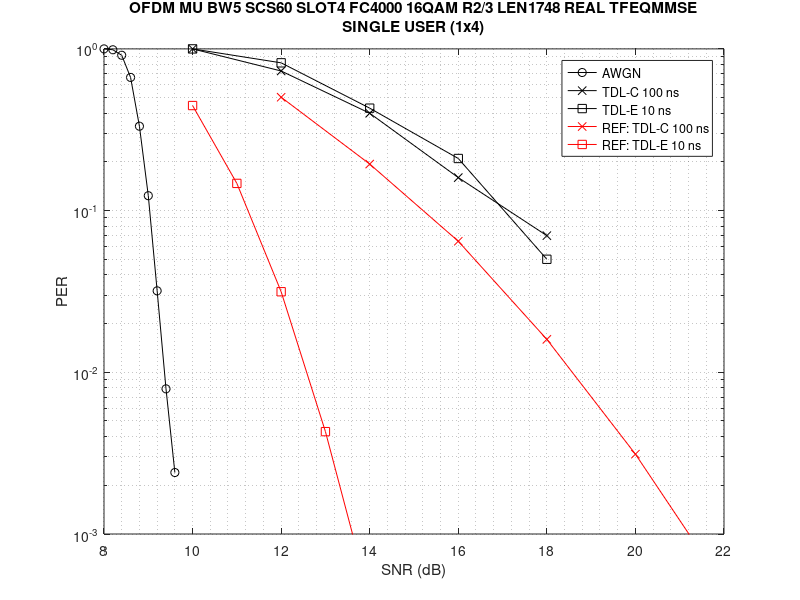

Write the MATLAB code that produced this figure.
% simulator: new_wave_lls
% commit: 
% bandwidth 5 MHz, subcarrier spacing 60 khz, 4 slots, single user, 1 rbs x 4 slot per user, code rate 2/3
% comment: to compare inter-simulator per performance
%   1. awgn vs. tdl-c 100 ns vs. tdl-e 10 ns
%   2. ofdm

%% ofdm / single user / short transmit block / partial spreading

% RUNNING CASE: OFDM MU BW5 SCS60 SLOT4 FC4000 AWGN MCS8 LEN1748 SIM10000 SNR8 REAL TFEQMMSE
per_case01 = [ ...
     8.0        401   1.000000
     8.2        406   0.987685
     8.4        439   0.913440
     8.6        602   0.666113
     8.8       1206   0.332504
     9.0       3243   0.123651
     9.2      10000   0.031900
     9.4      10000   0.007900
     9.6      10000   0.002400];

per_case02 = [ ...
    10.0        100   1.000000
    12.0        100   0.730000
    14.0        100   0.400000
    16.0        100   0.160000
    18.0        100   0.070000
    20.0        100   0.000000];

per_case03 = [ ...
    10.0        100   1.000000
    12.0        100   0.820000
    14.0        100   0.430000
    16.0        100   0.210000
    18.0        100   0.050000
    20.0        100   0.000000];

% REF: BW 5 MHz TDL-C 100 ns 16 QAM CR 2/3
per_case11 = [ ...
    12.0      10000   0.5024
    14.0      10000   0.194
    16.0      10000   0.06463
    18.0      10000   0.01598
    20.0      10000   0.003117
    22.0      10000   0.0004745];

% REF: BW 5 MHz TDL-E 10 ns 16 QAM CR 2/3
per_case12 = [ ...
    10.0      10000   0.4463
    11.0      10000   0.1473
    12.0      10000   0.03149
    13.0      10000   0.004296
    14.0      10000   0.0003964];

% basic graphs

figure
semilogy(per_case01(:,1),per_case01(:,3),'-ko'), hold on
semilogy(per_case02(:,1),per_case02(:,3),'-kx')
semilogy(per_case03(:,1),per_case03(:,3),'-ks')
semilogy(per_case11(:,1),per_case11(:,3),'-rx')
semilogy(per_case12(:,1),per_case12(:,3),'-rs'), hold off
grid minor
title({'OFDM MU BW5 SCS60 SLOT4 FC4000 16QAM R2/3 LEN1748 REAL TFEQMMSE';'SINGLE USER (1x4)'})
xlabel('SNR (dB)'), ylabel('PER')
legend('AWGN', 'TDL-C 100 ns', 'TDL-E 10 ns', 'REF: TDL-C 100 ns', 'REF: TDL-E 10 ns')
axis([8 22 1e-3 1])

% figure
% semilogy(per_case05(:,1),per_case05(:,3),'-ko'), hold on
% semilogy(per_case06(:,1),per_case06(:,3),'-kx')
% semilogy(per_case07(:,1),per_case07(:,3),'-ks')
% semilogy(per_case08(:,1),per_case08(:,3),'-k^'), hold off
% grid minor
% title({'OTFS BW10 SCS60 SLOT4 FC4000 DS0.01 TDLE MCS8 LEN964 REAL TFEQMMSE';'SINGLE USER (3x1)'})
% xlabel('SNR (dB)'), ylabel('PER')
% legend('V3', 'V120', 'V200', 'V500')
% axis([-1 19 1e-3 1])
% 
% figure
% semilogy(per_case09(:,1),per_case09(:,3),'-ko'), hold on
% semilogy(per_case10(:,1),per_case10(:,3),'-kx')
% semilogy(per_case11(:,1),per_case11(:,3),'-ks')
% semilogy(per_case12(:,1),per_case12(:,3),'-k^')
% semilogy(per_case09(:,1),per_case09(:,4),'-bo')
% semilogy(per_case10(:,1),per_case10(:,4),'-bx')
% semilogy(per_case11(:,1),per_case11(:,4),'-bs')
% semilogy(per_case12(:,1),per_case12(:,4),'-b^')
% semilogy(per_case09(:,1),per_case09(:,5),'-ro')
% semilogy(per_case10(:,1),per_case10(:,5),'-rx')
% semilogy(per_case11(:,1),per_case11(:,5),'-rs')
% semilogy(per_case12(:,1),per_case12(:,5),'-r^')
% semilogy(per_case09(:,1),per_case09(:,6),'-go')
% semilogy(per_case10(:,1),per_case10(:,6),'-gx')
% semilogy(per_case11(:,1),per_case11(:,6),'-gs')
% semilogy(per_case12(:,1),per_case12(:,6),'-g^'), hold off
% grid minor
% title({'OTFS BW10 SCS60 SLOT4 FC4000 DS0.1 TDLC MCS8 LEN964 REAL TFEQMMSE'; '4 USERS (3x1)'})
% xlabel('SNR (dB)'), ylabel('PER')
% legend('V3', 'V120', 'V200', 'V500')
% axis([-1 19 1e-3 1])
% 
% figure
% semilogy(per_case13(:,1),per_case13(:,3),'-ko'), hold on
% semilogy(per_case14(:,1),per_case14(:,3),'-kx')
% semilogy(per_case15(:,1),per_case15(:,3),'-ks')
% semilogy(per_case16(:,1),per_case16(:,3),'-k^')
% semilogy(per_case13(:,1),per_case13(:,4),'-bo')
% semilogy(per_case14(:,1),per_case14(:,4),'-bx')
% semilogy(per_case15(:,1),per_case15(:,4),'-bs')
% semilogy(per_case16(:,1),per_case16(:,4),'-b^')
% semilogy(per_case13(:,1),per_case13(:,5),'-ro')
% semilogy(per_case14(:,1),per_case14(:,5),'-rx')
% semilogy(per_case15(:,1),per_case15(:,5),'-rs')
% semilogy(per_case16(:,1),per_case16(:,5),'-r^')
% semilogy(per_case13(:,1),per_case13(:,6),'-go')
% semilogy(per_case14(:,1),per_case14(:,6),'-gx')
% semilogy(per_case15(:,1),per_case15(:,6),'-gs')
% semilogy(per_case16(:,1),per_case16(:,6),'-g^'), hold off
% grid minor
% title({'OTFS BW10 SCS60 SLOT4 FC4000 DS0.01 TDLE MCS8 LEN964 REAL TFEQMMSE'; '4 USERS (3x1)'})
% xlabel('SNR (dB)'), ylabel('PER')
% legend('V3', 'V120', 'V200', 'V500')
% axis([-1 19 1e-3 1])
% 
% figure
% semilogy(per_case17(:,1),per_case17(:,3),'-ko'), hold on
% semilogy(per_case18(:,1),per_case18(:,3),'-kx')
% semilogy(per_case19(:,1),per_case19(:,3),'-ks')
% semilogy(per_case20(:,1),per_case20(:,3),'-k^'), hold off
% grid minor
% title({'OTFS BW10 SCS60 SLOT4 FC4000 DS0.1 TDLC MCS8 LEN6120 REAL TFEQMMSE'; 'SINGLE USER (3x1)'})
% xlabel('SNR (dB)'), ylabel('PER')
% legend('V3', 'V120', 'V200', 'V500')
% axis([-1 19 1e-3 1])
% 
% figure
% semilogy(per_case21(:,1),per_case21(:,3),'-ko'), hold on
% semilogy(per_case22(:,1),per_case22(:,3),'-kx')
% semilogy(per_case23(:,1),per_case23(:,3),'-ks')
% semilogy(per_case24(:,1),per_case24(:,3),'-k^'), hold off
% grid minor
% title({'OTFS BW10 SCS60 SLOT4 FC4000 DS0.01 TDLE MCS8 LEN6120 REAL TFEQMMSE'; 'SINGLE USER (3x1)'})
% xlabel('SNR (dB)'), ylabel('PER')
% legend('V3', 'V120', 'V200', 'V500')
% axis([-1 19 1e-3 1])
% 
% figure
% semilogy(per_case25(:,1),per_case25(:,3),'-ko'), hold on
% semilogy(per_case26(:,1),per_case26(:,3),'-kx')
% semilogy(per_case27(:,1),per_case27(:,3),'-ks')
% semilogy(per_case28(:,1),per_case28(:,3),'-k^'), hold off
% grid minor
% title({'OFDM BW10 SCS60 SLOT4 FC4000 DS0.1 TDLC MCS8 LEN6120 REAL TFEQMMSE'; 'SINGLE USER (3x1)'})
% xlabel('SNR (dB)'), ylabel('PER')
% legend('V3', 'V120', 'V200', 'V500')
% axis([-1 19 1e-3 1])
% 
% figure
% semilogy(per_case29(:,1),per_case29(:,3),'-ko'), hold on
% semilogy(per_case30(:,1),per_case30(:,3),'-kx')
% semilogy(per_case31(:,1),per_case31(:,3),'-ks')
% semilogy(per_case32(:,1),per_case32(:,3),'-k^'), hold off
% grid minor
% title({'OFDM BW10 SCS60 SLOT4 FC4000 DS0.01 TDLE MCS8 LEN6120 REAL TFEQMMSE'; 'SINGLE USER (3x1)'})
% xlabel('SNR (dB)'), ylabel('PER')
% legend('V3', 'V120', 'V200', 'V500')
% axis([-1 19 1e-3 1])
% 
% figure
% semilogy(per_case33(:,1),per_case33(:,3),'-ko'), hold on
% semilogy(per_case34(:,1),per_case34(:,3),'-kx')
% semilogy(per_case35(:,1),per_case35(:,3),'-ks')
% semilogy(per_case36(:,1),per_case36(:,3),'-k^'), hold off
% grid minor
% title({'OTFS BW10 SCS60 SLOT4 FC4000 DS0.1 TDLC MCS8 LEN6120 REAL TFEQMMSE'; 'SINGLE USER (FULL)'})
% xlabel('SNR (dB)'), ylabel('PER')
% legend('V3', 'V120', 'V200', 'V500')
% axis([-1 19 1e-3 1])
% 
% figure
% semilogy(per_case37(:,1),per_case37(:,3),'-ko'), hold on
% semilogy(per_case38(:,1),per_case38(:,3),'-kx')
% semilogy(per_case39(:,1),per_case39(:,3),'-ks')
% semilogy(per_case40(:,1),per_case40(:,3),'-k^'), hold off
% grid minor
% title({'OTFS BW10 SCS60 SLOT4 FC4000 DS0.01 TDLE MCS8 LEN6120 REAL TFEQMMSE'; 'SINGLE USER (FULL)'})
% xlabel('SNR (dB)'), ylabel('PER')
% legend('V3', 'V120', 'V200', 'V500')
% axis([-1 19 1e-3 1])

% more graphs
% 
% figure
% semilogy(per_case17(:,1),per_case17(:,3),'-ko'), hold on
% semilogy(per_case09(:,1),per_case09(:,3),':ko')
% semilogy(per_case09(:,1),per_case09(:,4),':bo')
% semilogy(per_case09(:,1),per_case09(:,5),':ro')
% semilogy(per_case09(:,1),per_case09(:,6),':go'), hold off
% grid minor
% title({'SINGLE-USER VS MULTI-USER, RESOURCE: 3x1, LONG CB, 3 km/h';'(OTFS BW10 SCS60 SLOT4 FC4000 DS0.1 TDLC MCS8 LEN6120 REAL TFEQMMSE)'})
% xlabel('SNR (dB)'), ylabel('PER')
% legend('SINGLE-USER', 'USER 1 OF 4', 'USER 2 OF 4', 'USER 3 OF 4', 'USER 4 OF 4')
% axis([-1 19 1e-3 1])
% 
% figure
% semilogy(per_case20(:,1),per_case20(:,3),'-ko'), hold on
% semilogy(per_case12(:,1),per_case12(:,3),':kx')
% semilogy(per_case12(:,1),per_case12(:,4),':bx')
% semilogy(per_case12(:,1),per_case12(:,5),':rx')
% semilogy(per_case12(:,1),per_case12(:,6),':gx'), hold off
% grid minor
% title({'SINGLE-USER VS MULTI-USER, RESOURCE: 3x1, LONG CB, 500 km/h';'(OTFS BW10 SCS60 SLOT4 FC4000 DS0.1 TDLC MCS8 LEN6120 REAL TFEQMMSE)'})
% xlabel('SNR (dB)'), ylabel('PER')
% legend('SINGLE-USER', 'USER 1 OF 4', 'USER 2 OF 4', 'USER 3 OF 4', 'USER 4 OF 4')
% axis([-1 19 1e-3 1])
% 
% figure
% semilogy(per_case21(:,1),per_case21(:,3),'-ko'), hold on
% semilogy(per_case13(:,1),per_case13(:,3),':ko')
% semilogy(per_case13(:,1),per_case13(:,4),':bo')
% semilogy(per_case13(:,1),per_case13(:,5),':ro')
% semilogy(per_case13(:,1),per_case13(:,6),':go'), hold off
% grid minor
% title({'SINGLE-USER VS MULTI-USER, RESOURCE: 3x1, LONG CB, 3 km/h';'(OTFS BW10 SCS60 SLOT4 FC4000 DS0.01 TDLE MCS8 LEN6120 REAL TFEQMMSE)'})
% xlabel('SNR (dB)'), ylabel('PER')
% legend('SINGLE-USER', 'USER 1 OF 4', 'USER 2 OF 4', 'USER 3 OF 4', 'USER 4 OF 4')
% axis([-1 19 1e-3 1])
% 
% figure
% semilogy(per_case24(:,1),per_case24(:,3),'-ko'), hold on
% semilogy(per_case16(:,1),per_case16(:,3),':kx')
% semilogy(per_case16(:,1),per_case16(:,4),':bx')
% semilogy(per_case16(:,1),per_case16(:,5),':rx')
% semilogy(per_case16(:,1),per_case16(:,6),':gx'), hold off
% grid minor
% title({'SINGLE-USER VS MULTI-USER, RESOURCE: 3x1, LONG CB, 500 km/h';'(OTFS BW10 SCS60 SLOT4 FC4000 DS0.01 TDLE MCS8 LEN6120 REAL TFEQMMSE)'})
% xlabel('SNR (dB)'), ylabel('PER')
% legend('SINGLE-USER', 'USER 1 OF 4', 'USER 2 OF 4', 'USER 3 OF 4', 'USER 4 OF 4')
% axis([-1 19 1e-3 1])
% 
% figure
% semilogy(per_case01(:,1),per_case01(:,3),'-ko'), hold on
% semilogy(per_case02(:,1),per_case02(:,3),'-kx')
% semilogy(per_case03(:,1),per_case03(:,3),'-ks')
% semilogy(per_case04(:,1),per_case04(:,3),'-k^')
% semilogy(per_case17(:,1),per_case17(:,3),'-ro')
% semilogy(per_case18(:,1),per_case18(:,3),'-rx')
% semilogy(per_case19(:,1),per_case19(:,3),'-rs')
% semilogy(per_case20(:,1),per_case20(:,3),'-r^'), hold off
% grid minor
% title({'SHORT CODE BLOCK VS LONG CODE BLOCK, RESOURCE: 3x1, SINGLE USER';'(OTFS BW10 SCS60 SLOT4 FC4000 DS0.1 TDLC MCS8 REAL TFEQMMSE)'})
% xlabel('SNR (dB)'), ylabel('PER')
% legend('V3 (SHORT CB)', 'V120 (SHORT CB)', 'V200 (SHORT CB)', 'V500 (SHORT CB)', 'V3 (LONG CB)', 'V120 (LONG CB)', 'V200 (LONG CB)', 'V500 (LONG CB)')
% axis([-1 19 1e-3 1])
% 
% figure
% semilogy(per_case05(:,1),per_case05(:,3),'-ko'), hold on
% semilogy(per_case06(:,1),per_case06(:,3),'-kx')
% semilogy(per_case07(:,1),per_case07(:,3),'-ks')
% semilogy(per_case08(:,1),per_case08(:,3),'-k^')
% semilogy(per_case21(:,1),per_case21(:,3),'-ro')
% semilogy(per_case22(:,1),per_case22(:,3),'-rx')
% semilogy(per_case23(:,1),per_case23(:,3),'-rs')
% semilogy(per_case24(:,1),per_case24(:,3),'-r^'), hold off
% grid minor
% title({'SHORT CODE BLOCK VS LONG CODE BLOCK, RESOURCE: 3x1, SINGLE USER';'(OTFS BW10 SCS60 SLOT4 FC4000 DS0.01 TDLE MCS8 REAL TFEQMMSE)'})
% xlabel('SNR (dB)'), ylabel('PER')
% legend('V3 (SHORT CB)', 'V120 (SHORT CB)', 'V200 (SHORT CB)', 'V500 (SHORT CB)', 'V3 (LONG CB)', 'V120 (LONG CB)', 'V200 (LONG CB)', 'V500 (LONG CB)')
% axis([-1 19 1e-3 1])
% 
% figure
% semilogy(per_case17(:,1),per_case17(:,3),'-bo'), hold on
% semilogy(per_case18(:,1),per_case18(:,3),'-bx')
% semilogy(per_case19(:,1),per_case19(:,3),'-bs')
% semilogy(per_case20(:,1),per_case20(:,3),'-b^')
% semilogy(per_case25(:,1),per_case25(:,3),'-ro')
% semilogy(per_case26(:,1),per_case26(:,3),'-rx')
% semilogy(per_case27(:,1),per_case27(:,3),'-rs')
% semilogy(per_case28(:,1),per_case28(:,3),'-r^'), hold off
% grid minor
% title({'OFDM VS OTFS, RESOURCE: 3x1, LONG CB, SINGLE USER';'(BW10 SCS60 SLOT4 FC4000 DS0.1 TDLC MCS8 LEN6120 REAL TFEQMMSE)'})
% xlabel('SNR (dB)'), ylabel('PER')
% legend('OTFS V3', 'OTFS V120', 'OTFS V200', 'OTFS V500', 'OFDM V3', 'OFDM V120', 'OFDM V200', 'OFDM V500')
% axis([-1 19 1e-3 1])
% 
% figure
% semilogy(per_case21(:,1),per_case21(:,3),'-bo'), hold on
% semilogy(per_case22(:,1),per_case22(:,3),'-bx')
% semilogy(per_case23(:,1),per_case23(:,3),'-bs')
% semilogy(per_case24(:,1),per_case24(:,3),'-b^')
% semilogy(per_case29(:,1),per_case29(:,3),'-ro')
% semilogy(per_case30(:,1),per_case30(:,3),'-rx')
% semilogy(per_case31(:,1),per_case31(:,3),'-rs')
% semilogy(per_case32(:,1),per_case32(:,3),'-r^'), hold off
% grid minor
% title({'OFDM VS OTFS, RESOURCE: 3x1, LONG CB, SINGLE USER';'(BW10 SCS60 SLOT4 FC4000 DS0.01 TDLE MCS8 LEN6120 REAL TFEQMMSE)'})
% xlabel('SNR (dB)'), ylabel('PER')
% legend('OTFS V3', 'OTFS V120', 'OTFS V200', 'OTFS V500', 'OFDM V3', 'OFDM V120', 'OFDM V200', 'OFDM V500')
% axis([-1 19 1e-3 1])
% 
% figure
% semilogy(per_case17(:,1),per_case17(:,3),'-bo'), hold on
% semilogy(per_case18(:,1),per_case18(:,3),'-bx')
% semilogy(per_case19(:,1),per_case19(:,3),'-bs')
% semilogy(per_case20(:,1),per_case20(:,3),'-b^')
% semilogy(per_case33(:,1),per_case33(:,3),'-ro')
% semilogy(per_case34(:,1),per_case34(:,3),'-rx')
% semilogy(per_case35(:,1),per_case35(:,3),'-rs')
% semilogy(per_case36(:,1),per_case36(:,3),'-r^'), hold off
% grid minor
% title({'FULL SPREAD(11x4) VS PARTIAL SPREAD(3x1), LONG CB, SINGLE USER';'(OTFS BW10 SCS60 SLOT4 FC4000 DS0.1 TDLC MCS8 LEN6120 REAL TFEQMMSE)'})
% xlabel('SNR (dB)'), ylabel('PER')
% legend('PARTIAL V3', 'PARTIAL V120', 'PARTIAL V200', 'PARTIAL V500', 'FULL V3', 'FULL V120', 'FULL V200', 'FULL V500')
% axis([-1 19 1e-3 1])
% 
% figure
% semilogy(per_case21(:,1),per_case21(:,3),'-bo'), hold on
% semilogy(per_case22(:,1),per_case22(:,3),'-bx')
% semilogy(per_case23(:,1),per_case23(:,3),'-bs')
% semilogy(per_case24(:,1),per_case24(:,3),'-b^')
% semilogy(per_case37(:,1),per_case37(:,3),'-ro')
% semilogy(per_case38(:,1),per_case38(:,3),'-rx')
% semilogy(per_case39(:,1),per_case39(:,3),'-rs')
% semilogy(per_case40(:,1),per_case40(:,3),'-r^'), hold off
% grid minor
% title({'FULL SPREAD(11x4) VS PARTIAL SPREAD(3x1), LONG CB, SINGLE USER';'(OTFS BW10 SCS60 SLOT4 FC4000 DS0.01 TDLE MCS8 LEN6120 REAL TFEQMMSE)'})
% xlabel('SNR (dB)'), ylabel('PER')
% legend('PARTIAL V3', 'PARTIAL V120', 'PARTIAL V200', 'PARTIAL V500', 'FULL V3', 'FULL V120', 'FULL V200', 'FULL V500')
% axis([-1 19 1e-3 1])
% 
% figure
% semilogy(per_case17(:,1),per_case17(:,3),'-bo'), hold on
% semilogy(per_case18(:,1),per_case18(:,3),'-bx')
% semilogy(per_case19(:,1),per_case19(:,3),'-bs')
% semilogy(per_case20(:,1),per_case20(:,3),'-b^')
% semilogy(per_case41(:,1),per_case41(:,3),'-ro')
% semilogy(per_case42(:,1),per_case42(:,3),'-rx')
% semilogy(per_case43(:,1),per_case43(:,3),'-rs')
% semilogy(per_case44(:,1),per_case44(:,3),'-r^'), hold off
% grid minor
% title({'WRONG NOISE POWER SETTING VS CORRECT NOISE POWER SETTING, RESOURCE: 3x1, LONG CB, SINGLE USER';'(OTFS BW10 SCS60 SLOT4 FC4000 DS0.1 TDLC MCS8 LEN6120 REAL TFEQMMSE)'})
% xlabel('SNR (dB)'), ylabel('PER')
% legend('CORRECT V3', 'CORRECT V120', 'CORRECT V200', 'CORRECT V500', 'WRONG V3', 'WRONG V120', 'WRONG V200', 'WRONG V500')
% axis([-1 19 1e-3 1])
% 
% figure
% semilogy(per_case21(:,1),per_case21(:,3),'-bo'), hold on
% semilogy(per_case22(:,1),per_case22(:,3),'-bx')
% semilogy(per_case23(:,1),per_case23(:,3),'-bs')
% semilogy(per_case24(:,1),per_case24(:,3),'-b^')
% semilogy(per_case45(:,1),per_case45(:,3),'-ro')
% semilogy(per_case46(:,1),per_case46(:,3),'-rx')
% semilogy(per_case47(:,1),per_case47(:,3),'-rs')
% semilogy(per_case48(:,1),per_case48(:,3),'-r^'), hold off
% grid minor
% title({'WRONG NOISE POWER SETTING VS CORRECT NOISE POWER SETTING, RESOURCE: 3x1, LONG CB, SINGLE USER';'(OTFS BW10 SCS60 SLOT4 FC4000 DS0.01 TDLE MCS8 LEN6120 REAL TFEQMMSE)'})
% xlabel('SNR (dB)'), ylabel('PER')
% legend('CORRECT V3', 'CORRECT V120', 'CORRECT V200', 'CORRECT V500', 'WRONG V3', 'WRONG V120', 'WRONG V200', 'WRONG V500')
% axis([-1 19 1e-3 1])
% 
% figure
% semilogy(per_case25(:,1),per_case25(:,3),'-bo'), hold on
% semilogy(per_case26(:,1),per_case26(:,3),'-bx')
% semilogy(per_case27(:,1),per_case27(:,3),'-bs')
% semilogy(per_case28(:,1),per_case28(:,3),'-b^')
% semilogy(per_case49(:,1),per_case49(:,3),'-ro')
% semilogy(per_case50(:,1),per_case50(:,3),'-rx')
% semilogy(per_case51(:,1),per_case51(:,3),'-rs')
% semilogy(per_case52(:,1),per_case52(:,3),'-r^'), hold off
% grid minor
% title({'WRONG NOISE POWER SETTING VS CORRECT NOISE POWER SETTING, RESOURCE: 3x1, LONG CB, SINGLE USER';'(OFDM BW10 SCS60 SLOT4 FC4000 DS0.1 TDLC MCS8 LEN6120 REAL TFEQMMSE)'})
% xlabel('SNR (dB)'), ylabel('PER')
% legend('CORRECT V3', 'CORRECT V120', 'CORRECT V200', 'CORRECT V500', 'WRONG V3', 'WRONG V120', 'WRONG V200', 'WRONG V500')
% axis([-1 19 1e-3 1])
% 
% figure
% semilogy(per_case29(:,1),per_case29(:,3),'-bo'), hold on
% semilogy(per_case30(:,1),per_case30(:,3),'-bx')
% semilogy(per_case31(:,1),per_case31(:,3),'-bs')
% semilogy(per_case32(:,1),per_case32(:,3),'-b^')
% semilogy(per_case53(:,1),per_case53(:,3),'-ro')
% semilogy(per_case54(:,1),per_case54(:,3),'-rx')
% semilogy(per_case55(:,1),per_case55(:,3),'-rs')
% semilogy(per_case56(:,1),per_case56(:,3),'-r^'), hold off
% grid minor
% title({'WRONG NOISE POWER SETTING VS CORRECT NOISE POWER SETTING, RESOURCE: 3x1, LONG CB, SINGLE USER';'(OFDM BW10 SCS60 SLOT4 FC4000 DS0.01 TDLE MCS8 LEN6120 REAL TFEQMMSE)'})
% xlabel('SNR (dB)'), ylabel('PER')
% legend('CORRECT V3', 'CORRECT V120', 'CORRECT V200', 'CORRECT V500', 'WRONG V3', 'WRONG V120', 'WRONG V200', 'WRONG V500')
% axis([-1 19 1e-3 1])
